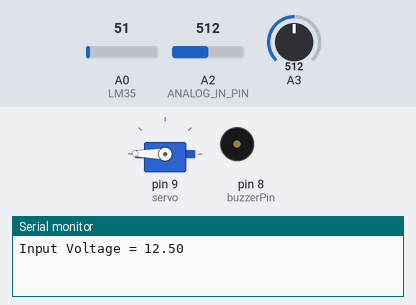
The sketch below on a simulated Arduino Uno, built with avr-gcc and run on an emulated ATmega328P. On the bench: servo, buzzer (waves = sounding, pin HIGH), the last lines printed to the serial monitor. The inputs (shaded band) are chosen by the test bench; at power-on: A0 (LM35) = 51, A2 (ANALOG_IN_PIN) = 512, A3 = 512.

Above: at 0.05 s.
At 6.15 s:
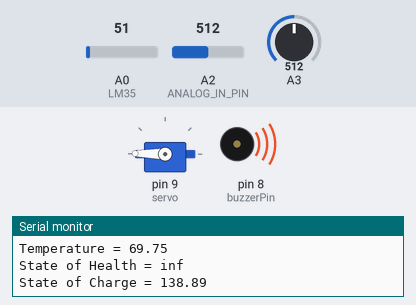
At 29.15 s:
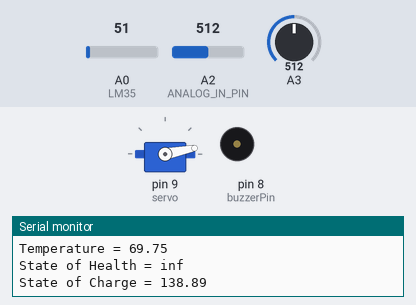
Timing chart, 0 to 37.9 s (numbered marks = the images above):
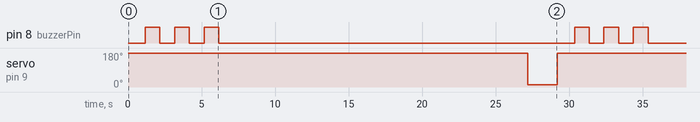

Measured:
- by itself, pin 8 (buzzerPin): repeats every 29.2 s: 2 × (LOW 1.0 s, HIGH 1.0 s), LOW 24.2 s, HIGH 1.0 s
- by itself, servo on pin 9 (servo): alternates 179° for 27.2 s and 11° for 2.0 s

The sketch:

Final_Code_-_24_May.ino
```cpp
#include <Servo.h>
#define ANALOG_IN_PIN A2
#define buzzerPin 8
#define LM35 A0

Servo servo;
int angle = 10;

float adc_voltage = 0.0;
float in_voltage = 0.0;
float R1 = 30000.0;
float R2 = 7500.0;
float ref_voltage = 5.0;
int adc_value = 0;

double Vout = 0;
double Current = 0;
const double scale_factor = 0.185;
const double vRef = 5.00;
const double resConvert = 1024;
double resADC = vRef/resConvert;
double zeroPoint = vRef/2;

float sensorValue1=0;
float sensorValue2=0;
float tempc;

float SOH =0;
float SOC =0;
float base_voltage=9;
float base_resistance=180;

void setup()
{
  Serial.begin(9600);
  servo.attach(9);
  servo.write(angle);
  pinMode (8, OUTPUT);
  pinMode (LM35,INPUT);
}


void loop()
{
 // scan from 0 to 180 degrees
  for(angle = 10; angle < 180; angle++)
  {
    servo.write(angle);


  }
    adc_value = analogRead(ANALOG_IN_PIN);
    adc_voltage  = (adc_value * ref_voltage) / 1024.0;
    in_voltage = adc_voltage / (R2/(R1+R2));
    Serial.print("Input Voltage = ");
    Serial.println(in_voltage, 2);

    for(int i = 0; i < 1000; i++)
    {
      Vout = (Vout + (resADC * analogRead(A3)));
      delay(1);
    }
    Vout = Vout /1000;
    Current = (Vout - zeroPoint)/ scale_factor;
    Serial.print("Current = ");
    Serial.print(Current,4);
    Serial.println(" Amps");

    sensorValue1 = analogRead(LM35);
    sensorValue2 = 150 - sensorValue1;
    tempc = sensorValue2 * 0.7045;
    Serial.print("Temperature = ");
    Serial.println(tempc);

    SOH = ((in_voltage/Current) / base_resistance) * 100 ;
    Serial.print("State of Health = ");
    Serial.println(SOH);

    SOC = (in_voltage / base_voltage) * 100 ;
    Serial.print("State of Charge = ");
    Serial.println(SOC);

    if(tempc > 30)
    {
    digitalWrite(buzzerPin , HIGH);
    delay(1000);
    digitalWrite(buzzerPin , LOW);
    delay(1000);
    digitalWrite(buzzerPin , HIGH);
    delay(1000);
    digitalWrite(buzzerPin , LOW);
    delay(1000);
    }


    if(in_voltage > 9)
    {
    digitalWrite(buzzerPin , HIGH);
    delay(1000);
    digitalWrite(buzzerPin , LOW);
    delay(1000);
    }

    if(in_voltage >9)
    {
      delay(20000);
    }
    else
    {
      delay(20);
    }

  // now scan back from 180 to 0 degrees
  for(angle = 180; angle > 10; angle--)
  {
    servo.write(angle);

  }
   delay(2000);
}
```
